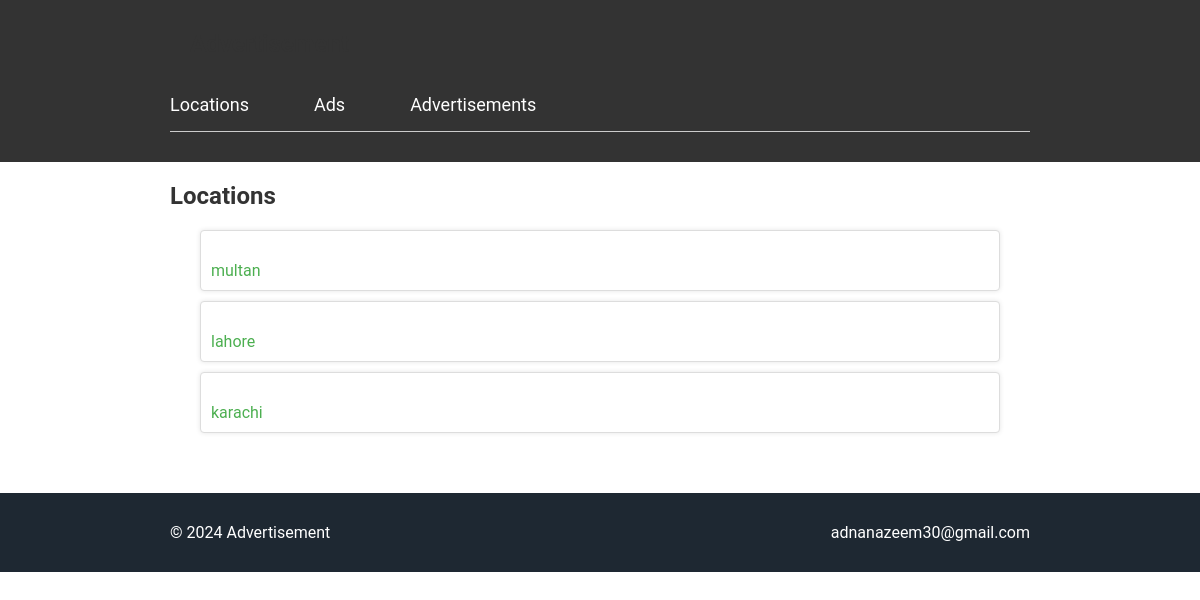
Page /locations/ on the committed database.
### ads/models.py (models this page shows, shortened)
class Location(models.Model):
    name = models.CharField(max_length=100)
    max_visitors = models.IntegerField()
    latitude = models.DecimalField(decimal_places=6, max_digits=10, null=True, blank=True)
    longitude = models.DecimalField(decimal_places=6, max_digits=10, null=True, blank=True)
    address = models.TextField(null=True, blank=True)
    country = models.CharField(max_length=50, null=True, blank=True)

### ads/views.py (the view)
# urls.py: path('locations/', location_list, name='location-list'),
def location_list(request):
    locations = Location.objects.all()
    return render(request, 'location/location_list.html', {'locations': locations})

### ads/templates/location/location_list.html (shortened to what this page needs)
{% extends "base.html" %}
{% load static %}
{% block content %}
<h2>Locations</h2>
<ul>
    {% for location in locations %}
        <li><a href="{% url 'location-detail' location.id %}">{{ location.name }}</a></li>
    {% endfor %}
</ul>
{% endblock %}

### ads/static/ads/css/style.css (style rules this page uses)
* { margin: 0; padding: 0; box-sizing: border-box; scroll-behavior: smooth; }
body { font-family: 'Roboto', sans-serif; }
h2 { font-size: 24px; color: #333; margin-bottom: 20px; }
a { color: #4CAF50; text-decoration: none; margin-top: 20px; display: inline-block; }
ul { max-width: 800px; margin: 20px auto; padding: 0; list-style: none; }
ul li { padding: 10px; margin-bottom: 10px; background: #fff; border: 1px solid #ddd; border-radius: 4px; box-shadow: 0 0 5px rgba(0, 0, 0, 0.1); }

### rows in the picture
Location: name "multan"
Location: name "lahore"
Location: name "karachi"
